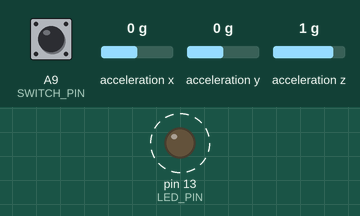
Bench run of a sketch on a simulated Teensy 3. On the bench: output pins drawn as LEDs (lit = HIGH). Dashed ring = blinking. The test bench sets the inputs (shaded band); at power-on: acceleration x 0 g, A9 (SWITCH_PIN) LOW, acceleration y 0 g, acceleration z 1 g. What the sketch prints to the serial monitor is not drawn.

Above: at 1.06 s.
1.3 s: acceleration x set to -1.4 g
At 2.4 s:
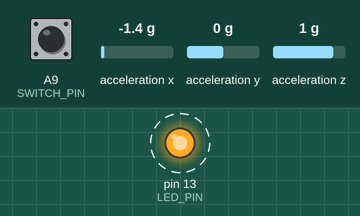
7.3 s: acceleration x set to 0 g
At 7.6 s:
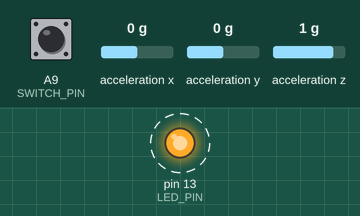
Timing chart, 0 to 14.3 s (numbered marks = the images above; inputs shaded):
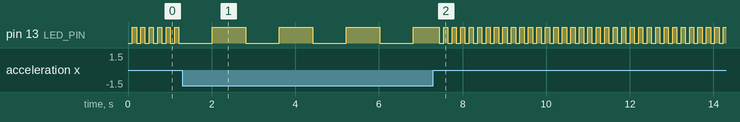

The sketch:

bow_sensor.ino
```cpp
// see: https://github.com/adafruit/Adafruit_LIS3DH
#include <Adafruit_LIS3DH.h>
#include <Adafruit_Sensor.h>
#include <i2c_t3.h>
// see: http://playground.arduino.cc/Main/runningAverage
#include "RunningAverage.h"

#define LED_PIN    13
#define SWITCH_PIN 23
#define CLICKTHRESHHOLD 80

#define DELTA      400

boolean blinkOn = false;
uint32_t blinkDelta = 0;
uint32_t blinkInterval = 800;
uint32_t blinkNow;

uint8_t  btnState = LOW;

RunningAverage RA_x(100);
RunningAverage RA_y(100);
RunningAverage RA_z(100);

Adafruit_LIS3DH lis = Adafruit_LIS3DH();

void setup() {
  RA_x.clear(); RA_y.clear(); RA_z.clear();

  Serial.begin(115200);
  pinMode(SWITCH_PIN, INPUT);
  pinMode(LED_PIN, OUTPUT);

  Serial.println("start");
  if (! lis.begin(0x18)) {
    Serial.println("Couldnt start");
    while (1) {Serial.println("stall");};
  }
  Serial.println("LIS3DH found!");

  lis.setRange(LIS3DH_RANGE_4_G);   // 2, 4, 8 or 16 G!

  lis.setClick(2, CLICKTHRESHHOLD);
}

// this method of blinking does not slow down the loop with delay()

void loop() {

  lis.read();      // get X Y and Z data at once

  // print out the raw data
  // comment these out if you want to speed up loop
  Serial.print("X:  "); Serial.print(lis.x);
  Serial.print("  \tY:  "); Serial.print(lis.y);
  Serial.print("  \tZ:  "); Serial.println(lis.z);

  // acceleration values are contain in lis.x_g, lis.y_g, lis.z_g...
  // Serial.print("X:  "); Serial.print(lis.x_g);
  // Serial.print("Y:  "); Serial.print(lis.y_g);
  // Serial.print("Z:  "); Serial.println(lis.z_g);

  // gathering a running average is really useful
  // add values to the array with
  RA_x.addValue(lis.x);
  RA_y.addValue(lis.y);
  RA_z.addValue(lis.z);

  btnState = digitalRead(SWITCH_PIN);
  if (btnState == HIGH) {
    // do calibration here
    Serial.println("switch ON");
  }

  blinkInterval = 800;
  if (abs(RA_x.getAverage()) < DELTA && abs(RA_y.getAverage()) < DELTA ) {
    blinkInterval = 100;
  }

  blinkNow = millis();
  if ((blinkNow - blinkDelta) > blinkInterval) {
    blinkOn = !blinkOn;
    digitalWrite(LED_PIN, blinkOn);
    blinkDelta = blinkNow;
  }
}
```

RunningAverage.cpp
```cpp
//
//    FILE: RunningAverage.cpp
//  AUTHOR: Rob Tillaart
// VERSION: 0.2.11
//    DATE: 2015-July-10
// PURPOSE: RunningAverage library for Arduino
//
// The library stores N individual values in a circular buffer,
// to calculate the running average.
//
// HISTORY:
// 0.1.00 - 2011-01-30 initial version
// 0.1.01 - 2011-02-28 fixed missing destructor in .h
// 0.2.00 - 2012-??-?? Yuval Naveh added trimValue (found on web)
//          http://stromputer.googlecode.com/svn-history/r74/trunk/Arduino/Libraries/RunningAverage/RunningAverage.cpp
// 0.2.01 - 2012-11-21 refactored
// 0.2.02 - 2012-12-30 refactored trimValue -> fillValue
// 0.2.03 - 2013-11-31 getElement
// 0.2.04 - 2014-07-03 added memory protection
// 0.2.05 - 2014-12-16 changed float -> double
// 0.2.06 - 2015-03-07 all size uint8_t
// 0.2.07 - 2015-03-16 added getMin() and getMax() functions (Eric Mulder)
// 0.2.08 - 2015-04-10 refactored getMin() and getMax() implementation
// 0.2.09 - 2015-07-12 refactor const + constructor
// 0.2.10 - 2015-09-01 added getFastAverage() and refactored getAverage()
//                     http://forum.arduino.cc/index.php?topic=50473
// 0.2.11 - 2015-09-04 added getMaxInBuffer() getMinInBuffer() request (Antoon)
//
// Released to the public domain
//

#include "RunningAverage.h"
#include <stdlib.h>

RunningAverage::RunningAverage(const uint8_t size)
{
    _size = size;
    _ar = (double*) malloc(_size * sizeof(double));
    if (_ar == NULL) _size = 0;
    clear();
}

RunningAverage::~RunningAverage()
{
    if (_ar != NULL) free(_ar);
}

// resets all counters
void RunningAverage::clear()
{
    _cnt = 0;
    _idx = 0;
    _sum = 0.0;
    _min = NAN;
    _max = NAN;
    for (uint8_t i = 0; i < _size; i++)
    {
        _ar[i] = 0.0; // keeps addValue simpler
    }
}

// adds a new value to the data-set
void RunningAverage::addValue(const double value)
{
    if (_ar == NULL) return;  // allocation error
    _sum -= _ar[_idx];
    _ar[_idx] = value;
    _sum += _ar[_idx];
    _idx++;
    if (_idx == _size) _idx = 0;  // faster than %

    // handle min max
    if (_cnt == 0) _min = _max = value;
    else if (value < _min) _min = value;
    else if (value > _max) _max = value;

    // update count as last otherwise if( _cnt == 0) above will fail
    if (_cnt < _size) _cnt++;
}

// returns the average of the data-set added sofar
double RunningAverage::getAverage() const
{
    if (_cnt == 0) return NAN;
    double sum = 0;
    for (uint8_t i = 0; i < _cnt; i++)
    {
        sum += _ar[i];
    }
    return sum / _cnt;
}

double RunningAverage::getFastAverage() const
{
    if (_cnt == 0) return NAN;
    return _sum / _cnt;
}

// returns the max value in the buffer
double RunningAverage::GetMinInBuffer() const
{
    if (_cnt == 0) return NAN;
    double min = _ar[0];
    for (uint8_t i = 1; i < _cnt; i++)
    {
        if (min > _ar[i]) min = _ar[i];
    }
    return min;
}

double RunningAverage::GetMaxInBuffer() const
{
    if (_cnt == 0) return NAN;
    double max = _ar[0];
    for (uint8_t i = 1; i < _cnt; i++)
    {
        if (max < _ar[i]) max = _ar[i];
    }
    return max;
}

// returns the value of an element if exist, NAN otherwise
double RunningAverage::getElement(uint8_t idx) const
{
    if (idx >=_cnt ) return NAN;
    return _ar[idx];
}

// fill the average with a value
// the param number determines how often value is added (weight)
// number should preferably be between 1 and size
void RunningAverage::fillValue(const double value, const uint8_t number)
{
    clear(); // TODO conditional?  if (clr) clear();

    for (uint8_t i = 0; i < number; i++)
    {
        addValue(value);
    }
}
// END OF FILE
```

RunningAverage.h
```cpp
//
//    FILE: RunningAverage.h
//  AUTHOR: Rob dot Tillaart at gmail dot com
// VERSION: 0.2.11
//    DATE: 2015-sep-04
// PURPOSE: RunningAverage library for Arduino
//     URL: http://arduino.cc/playground/Main/RunningAverage
// HISTORY: See RunningAverage.cpp
//
// Released to the public domain
//
// backwards compatibility
// clr()   clear()
// add(x)  addValue(x)
// avg()   getAverage()

#ifndef RunningAverage_h
#define RunningAverage_h

#define RUNNINGAVERAGE_LIB_VERSION "0.2.11"

#include "Arduino.h"

class RunningAverage
{
public:
    RunningAverage(void);
    explicit RunningAverage(const uint8_t);
    ~RunningAverage();

    void clear();
    void addValue(const double);
    void fillValue(const double, const uint8_t);

    double getAverage() const;      // does iterate over all elements.
    double getFastAverage() const;  // reuses previous values.

    // returns min/max added to the data-set since last clear
    double getMin() const { return _min; };
    double getMax() const { return _max; };

    // returns min/max from the values in the internal buffer
    double GetMinInBuffer() const;
    double GetMaxInBuffer() const;

    double getElement(uint8_t idx) const;

    uint8_t getSize() const { return _size; }
    uint8_t getCount() const { return _cnt; }

protected:
    uint8_t _size;
    uint8_t _cnt;
    uint8_t _idx;
    double _sum;
    double * _ar;
    double _min;
    double _max;
};

#endif
// END OF FILE
```

Measured:
- after the input at 1.3 s, pin 13 (LED_PIN): alternates HIGH for 0.80 s and LOW for 0.80 s, starting after 0.72 s
- after the input at 7.3 s, pin 13 (LED_PIN): alternates HIGH for 0.10 s and LOW for 0.10 s, starting after 0.15 s
- by itself, pin 13 (LED_PIN): alternates HIGH for 0.10 s and LOW for 0.10 s
